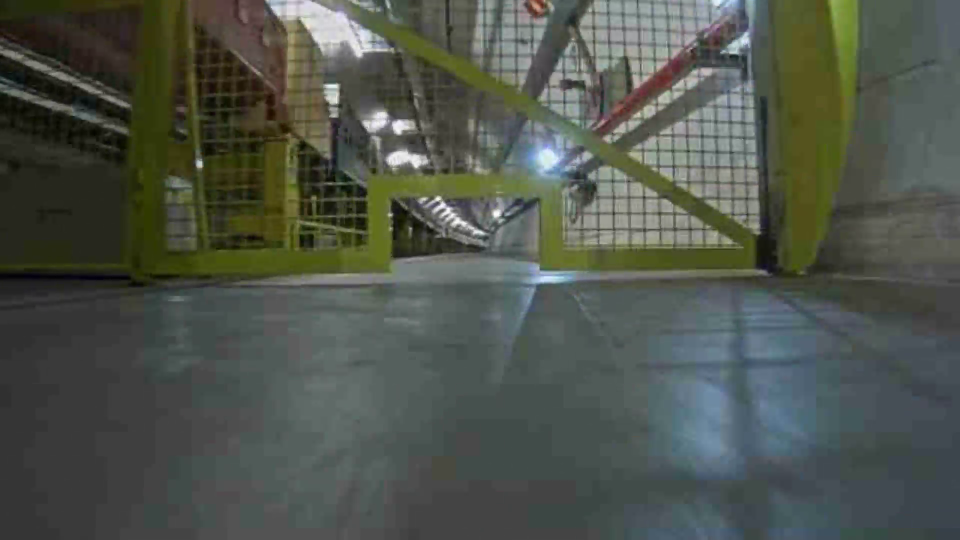
#> input picture imgs/front/0060.png, 1920 x 1080 px (shown at 1/2 size)
$ jupyter execute --allow-errors dgc_vision_front_points.ipynb
#> lines starting #> are read from the running program, lines starting #| are printed output that depends on the picture
### model/vision.py
import numpy as np
import cv2
import os
from os import path as osp

import torch
import torch.nn as nn
import torch.nn.functional as F
import torchvision.transforms as transforms

from model.net import DGCNet

class DeNormalize:
    '''
    Removes normalization using the mean, std specified
    '''
    def __init__(self, mean, std):
        self.mean = mean
        self.std = std

    # [4 lines left out: function __call__, not called in this run]

class DGCVision:
    def __init__(self):
        mean = np.array([0.485, 0.456, 0.406])
        std  = np.array([0.229, 0.224, 0.225])
        self.restore_image = DeNormalize(mean, std)
        self.dataset_transforms = transforms.Compose([
            transforms.ToTensor(),
            transforms.Normalize(mean, std)
        ])
        self.use_cuda = torch.cuda.is_available()
        device = torch.device('cuda:0' if self.use_cuda else 'cpu')

        self.net = DGCNet(mask=True)
        self.net.load_state_dict(torch.load(osp.join('pretrained_models',
                                                'dgcm',
                                                'checkpoint.pth'),
                                       map_location=torch.device(device))['state_dict'])
        self.net.eval()
        self.net.to(device);
        self.IMG_SIZE = (240, 240)

    # [15 lines left out: functions predict, warp, not called in this run]

    def getMatchabilityMask(self):
        self.matchability_mask = self.match_mask.permute(0, 2, 3, 1).cpu().numpy()[0].reshape(self.IMG_SIZE)
        return self.matchability_mask

    # [32 lines left out: functions getFlow, target, source, not called in this run]


### dgc_vision_front_points.ipynb
[cell 1]
from model.vision import DGCVision

[cell 2]
import cv2
import numpy as np
from os import path as osp
import matplotlib.pyplot as plt

plt.rcParams['figure.figsize'] = (20.0, 10.0)

[cell 3]
IMG_PATH = 'imgs/front'

img1 = cv2.cvtColor(cv2.imread(osp.join(IMG_PATH, '0060.png'), cv2.IMREAD_COLOR), cv2.COLOR_BGR2RGB)
img2 = cv2.cvtColor(cv2.imread(osp.join(IMG_PATH, '0001.png'), cv2.IMREAD_COLOR), cv2.COLOR_BGR2RGB)
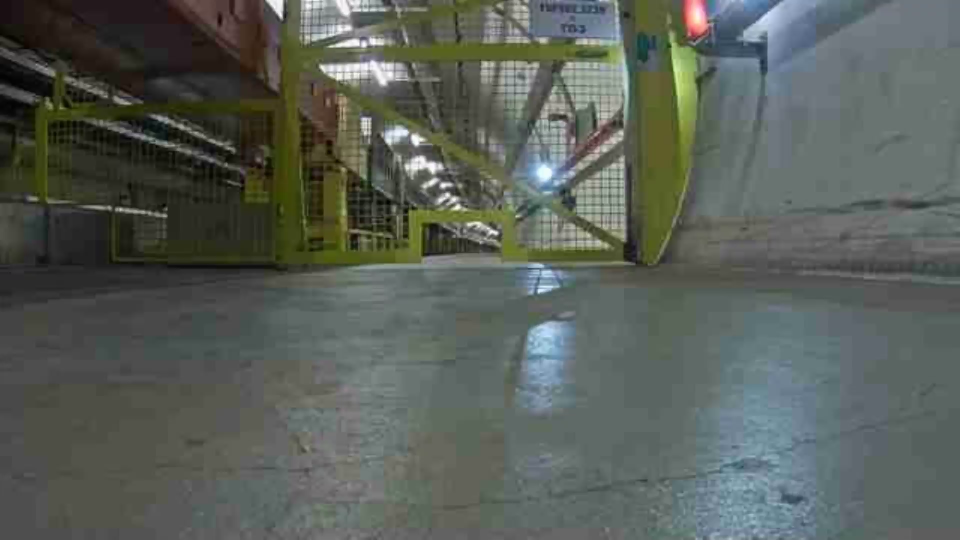
#> input picture imgs/front/0001.png, 1920 x 1080 px (shown at 1/2 size)

plt.figure()
ax1 = plt.subplot(1, 2, 1)
ax1.imshow(img1); ax1.axis('off'); ax1.set_title('source image');
ax2 = plt.subplot(1, 2, 2)
ax2.imshow(img2); ax2.axis('off'); ax2.set_title('target image (gt)');
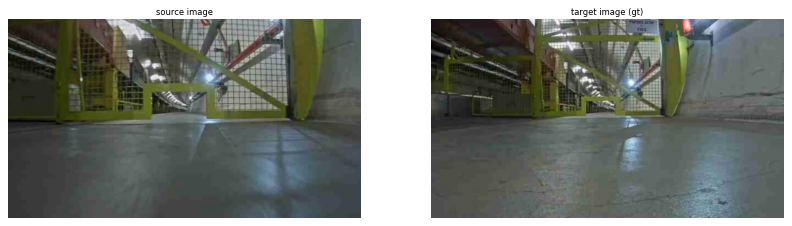
#> figure drawn by matplotlib, 2 panels

#> (a cell that did not finish here is left out)

[cell 5]
plt.figure()
ax1 = plt.subplot(1, 3, 1)
ax1.imshow(img1); ax1.axis('off'); ax1.set_title('source image');
ax2 = plt.subplot(1, 3, 2)
ax2.imshow(img2); ax2.axis('off'); ax2.set_title('target image (gt)');
ax3 = plt.subplot(1, 3, 3)
#> (the rest of this cell did not finish here and is left out)

#> (a cell that did not finish here is left out)

[cell 7]
img1 = cv2.cvtColor(cv2.imread(osp.join(IMG_PATH, '0150.png'), cv2.IMREAD_COLOR), cv2.COLOR_BGR2RGB)
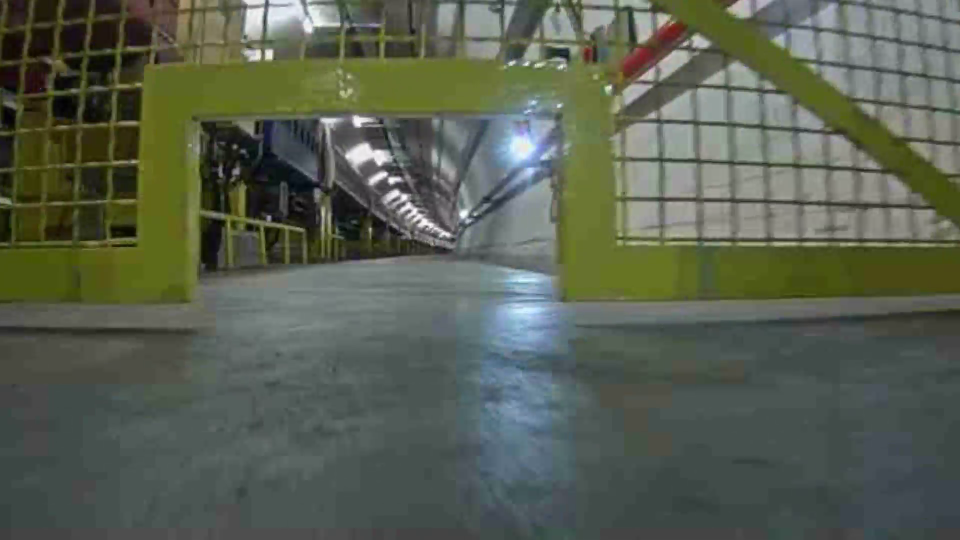
#> input picture imgs/front/0150.png, 1920 x 1080 px (shown at 1/2 size)
img2 = cv2.cvtColor(cv2.imread(osp.join(IMG_PATH, '0095.png'), cv2.IMREAD_COLOR), cv2.COLOR_BGR2RGB)
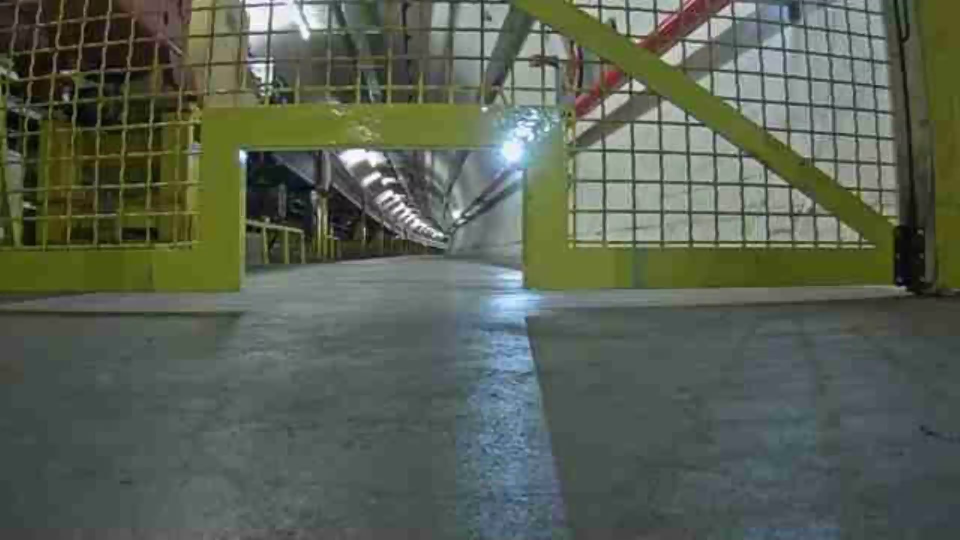
#> input picture imgs/front/0095.png, 1920 x 1080 px (shown at 1/2 size)

plt.figure()
ax1 = plt.subplot(1, 2, 1)
ax1.imshow(img1); ax1.axis('off'); ax1.set_title('source image');
ax2 = plt.subplot(1, 2, 2)
ax2.imshow(img2); ax2.axis('off'); ax2.set_title('target image (gt)');
